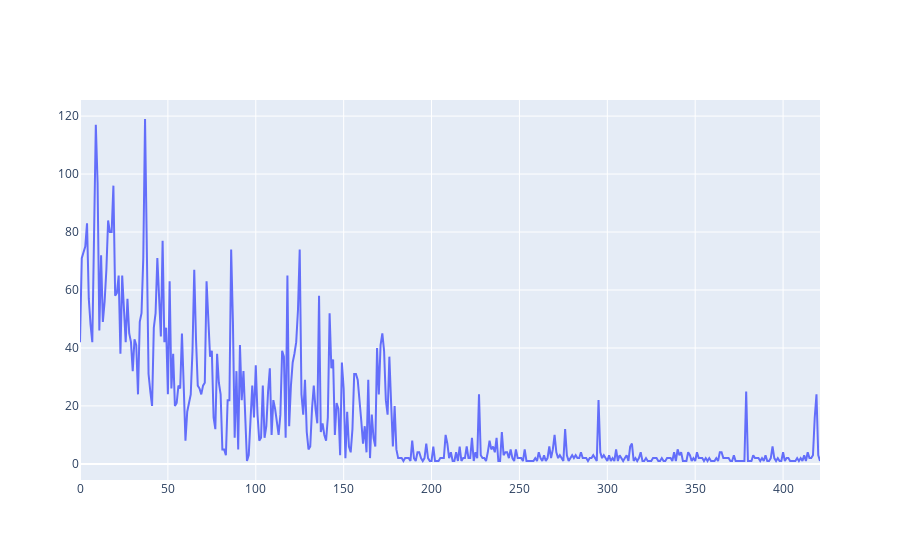

This figure's notebook cell:
### Code cell
fig = go.Figure(data=go.Scatter(y=nan_zip_by_date.to_numpy()))
fig.show()

### Figure 1 — Plotly figure (JSON) as saved in the notebook; plotly's stock layout.template omitted (floating-point values rounded to 4 significant figures; data arrays with more than 128 entries replaced by an {"elided": "..."} marker saying what was removed)
{"data": [{"type": "scatter", "y": {"elided": "422 int values"}}], "layout": {}}
